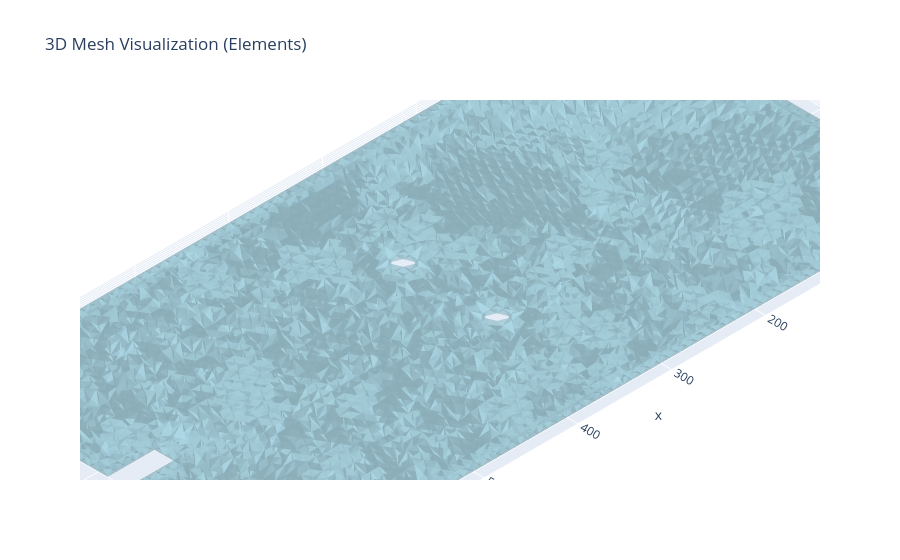

Notebook cell for this chart:
### Code cell
import plotly.graph_objects as go
import numpy as np

# 頂点座標の取得
points = mesh.points
x, y, z = points[:, 0], points[:, 1], points[:, 2]

# 四面体要素(tetra)の取得
if 'tetra' in mesh.cells_dict:
    tetras = mesh.cells_dict['tetra']
else:
    for block in mesh.cells:
        if block.type == 'tetra':
            tetras = block.data
            break

# 四面体の各面（三角形）を抽出
faces = []
for tet in tetras:
    # 四面体の4面を三角形として追加
    faces.append([tet[0], tet[1], tet[2]])
    faces.append([tet[0], tet[1], tet[3]])
    faces.append([tet[0], tet[2], tet[3]])
    faces.append([tet[1], tet[2], tet[3]])
faces = np.array(faces)

# Mesh3dで三角形面を描画
fig = go.Figure(data=[
    go.Mesh3d(
        x=x,
        y=y,
        z=z,
        i=faces[:, 0],
        j=faces[:, 1],
        k=faces[:, 2],
        color='lightblue',
        opacity=0.5,
        flatshading=True,
        name='Tetrahedral Elements'
    )
])

fig.update_layout(
    scene=dict(
        aspectmode='data',
        camera=dict(
            projection=dict(type='orthographic')  # ★平行投射に設定
        )
    ),
    title="3D Mesh Visualization (Elements)"
)

fig.show()

### Figure 1 — Plotly figure (JSON) as saved in the notebook; plotly's stock layout.template omitted (floating-point values rounded to 4 significant figures; data arrays with more than 128 entries replaced by an {"elided": "..."} marker saying what was removed)
{"data": [{"color": "lightblue", "flatshading": true, "i": {"elided": "78656 int values"}, "j": {"elided": "78656 int values"}, "k": {"elided": "78656 int values"}, "name": "Tetrahedral Elements", "opacity": 0.5, "type": "mesh3d", "x": {"elided": "6582 float values"}, "y": {"elided": "6582 float values"}, "z": {"elided": "6582 float values"}}], "layout": {"scene": {"aspectmode": "data", "camera": {"projection": {"type": "orthographic"}}}, "title": {"text": "3D Mesh Visualization (Elements)"}}}
